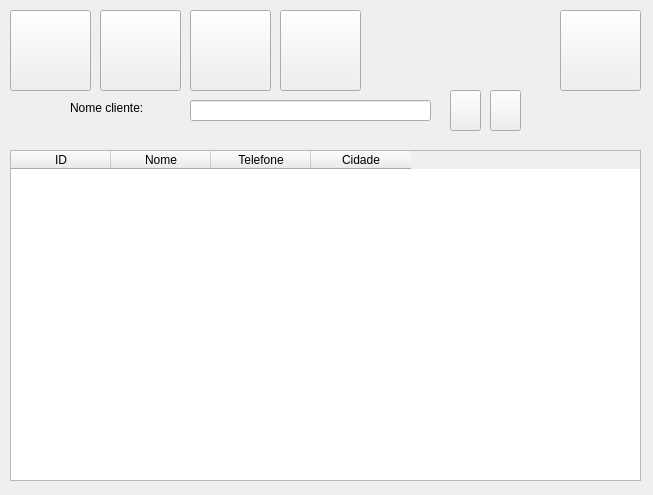
<?xml version="1.0" encoding="UTF-8"?>
<ui version="4.0">
 <class>Form</class>
 <widget class="QWidget" name="Form">
  <property name="geometry">
   <rect>
    <x>0</x>
    <y>0</y>
    <width>653</width>
    <height>495</height>
   </rect>
  </property>
  <property name="windowTitle">
   <string>Form</string>
  </property>
  <widget class="QPushButton" name="btn_cliente_adicionar">
   <property name="geometry">
    <rect>
     <x>10</x>
     <y>10</y>
     <width>81</width>
     <height>81</height>
    </rect>
   </property>
   <property name="styleSheet">
    <string notr="true">image: url(:/icons_cliente/adicionar.png);</string>
   </property>
   <property name="text">
    <string/>
   </property>
  </widget>
  <widget class="QPushButton" name="btn_cliente_alterar">
   <property name="geometry">
    <rect>
     <x>100</x>
     <y>10</y>
     <width>81</width>
     <height>81</height>
    </rect>
   </property>
   <property name="styleSheet">
    <string notr="true">image: url(:/icons_cliente/alterar.png)</string>
   </property>
   <property name="text">
    <string/>
   </property>
  </widget>
  <widget class="QPushButton" name="btn_cliente_consultar">
   <property name="geometry">
    <rect>
     <x>190</x>
     <y>10</y>
     <width>81</width>
     <height>81</height>
    </rect>
   </property>
   <property name="styleSheet">
    <string notr="true">image: url(:/icons_cliente/consultar.png)</string>
   </property>
   <property name="text">
    <string/>
   </property>
  </widget>
  <widget class="QPushButton" name="btn_cliente_excluir">
   <property name="geometry">
    <rect>
     <x>280</x>
     <y>10</y>
     <width>81</width>
     <height>81</height>
    </rect>
   </property>
   <property name="styleSheet">
    <string notr="true">image: url(:/icons_cliente/excluir.png)</string>
   </property>
   <property name="text">
    <string/>
   </property>
  </widget>
  <widget class="QPushButton" name="btn_cliente_retornar">
   <property name="geometry">
    <rect>
     <x>560</x>
     <y>10</y>
     <width>81</width>
     <height>81</height>
    </rect>
   </property>
   <property name="styleSheet">
    <string notr="true">image: url(:/icons_cliente/retornar.png)</string>
   </property>
   <property name="text">
    <string/>
   </property>
  </widget>
  <widget class="QLabel" name="lbl_cliente_nome">
   <property name="geometry">
    <rect>
     <x>70</x>
     <y>100</y>
     <width>91</width>
     <height>16</height>
    </rect>
   </property>
   <property name="text">
    <string>Nome cliente:</string>
   </property>
  </widget>
  <widget class="QLineEdit" name="txt_cliente_nome">
   <property name="geometry">
    <rect>
     <x>190</x>
     <y>100</y>
     <width>241</width>
     <height>21</height>
    </rect>
   </property>
  </widget>
  <widget class="QPushButton" name="btn_cliente_pesquisar">
   <property name="geometry">
    <rect>
     <x>450</x>
     <y>90</y>
     <width>31</width>
     <height>41</height>
    </rect>
   </property>
   <property name="styleSheet">
    <string notr="true">image: url(:/icons_cliente/pesquisar.png)</string>
   </property>
   <property name="text">
    <string/>
   </property>
  </widget>
  <widget class="QTableWidget" name="tb_cliente">
   <property name="geometry">
    <rect>
     <x>10</x>
     <y>150</y>
     <width>631</width>
     <height>331</height>
    </rect>
   </property>
   <column>
    <property name="text">
     <string>ID</string>
    </property>
   </column>
   <column>
    <property name="text">
     <string>Nome</string>
    </property>
   </column>
   <column>
    <property name="text">
     <string>Telefone</string>
    </property>
   </column>
   <column>
    <property name="text">
     <string>Cidade</string>
    </property>
   </column>
  </widget>
  <widget class="QPushButton" name="btn_cliente_filtrar">
   <property name="geometry">
    <rect>
     <x>490</x>
     <y>90</y>
     <width>31</width>
     <height>41</height>
    </rect>
   </property>
   <property name="styleSheet">
    <string notr="true">image: url(:/icons_cliente/filtro.png)</string>
   </property>
   <property name="text">
    <string/>
   </property>
  </widget>
 </widget>
 <resources>
  <include location="icons.qrc"/>
 </resources>
 <connections/>
</ui>
